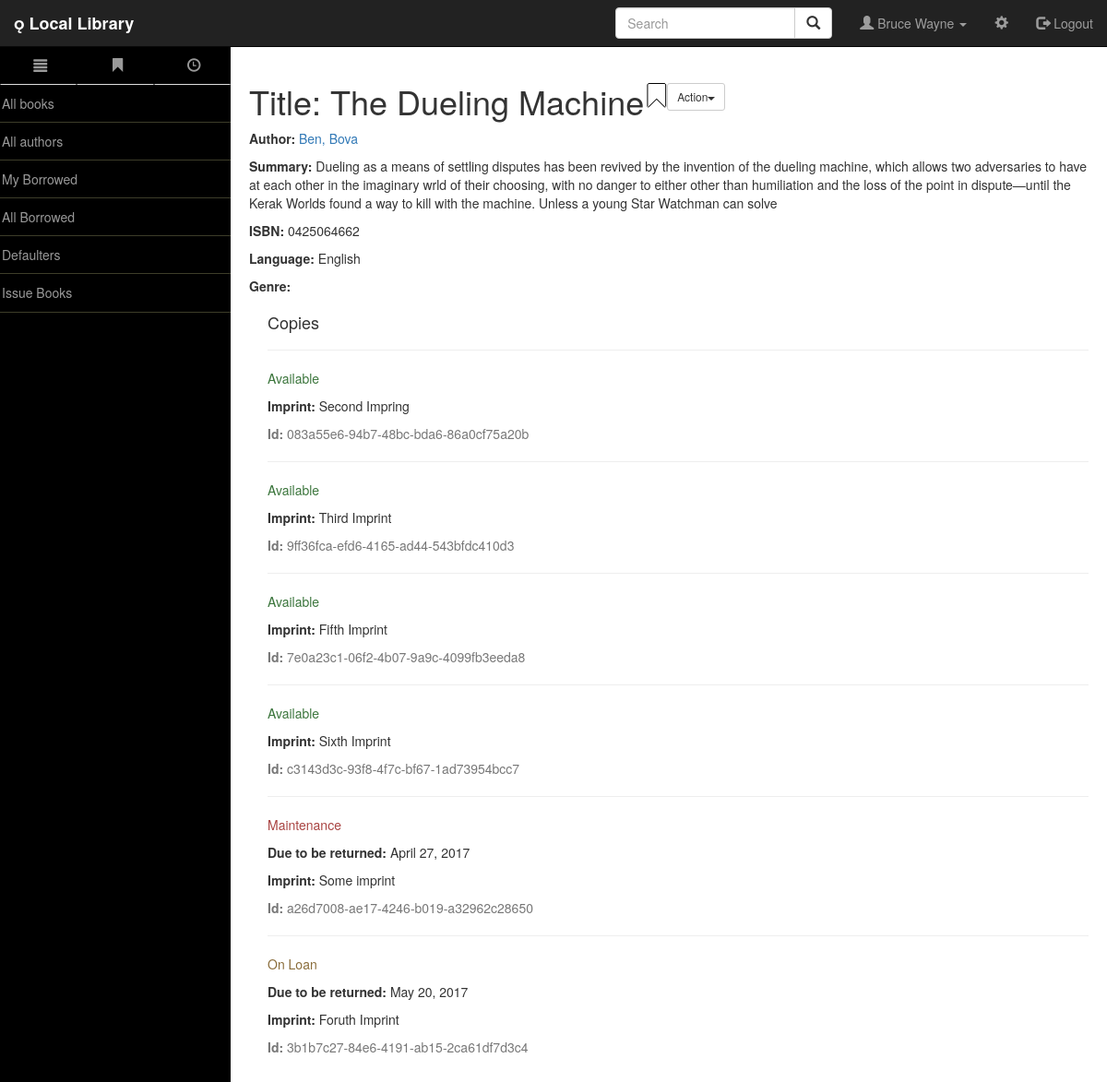
Screenshot of /catalog/book/1 (signed in) with the database file from the repository.
### catalog/models.py (models this page shows, shortened)
class Book(models.Model):
    title = models.CharField(max_length=200)
    author = models.ForeignKey("Author",on_delete=models.SET_NULL,null=True)
    summary = models.TextField(max_length=1000,help_text="Enter the brief description of book")
    isbn = models.CharField('ISBN',max_length=13,help_text='13 Character <a href="https://www.isbn-international.org/content/what-isbn">ISBN number</a>')
    genere = models.ManyToManyField('Genere',help_text='Select a genere for book')
    language = models.ForeignKey('Language', on_delete=models.SET_NULL, null=True)
    class Meta:
        __module__= '__name__'
    def display_genere(self):
        """
        Creates a string for the Genre. This is required to display genre in Admin.
        """
        return ", ".join([genere.name for genere in self.genere.all()[:3]])
    display_genere.short_description = 'Genere'
    def __str__(self):
        return self.title

class Author(models.Model):
    first_name = models.CharField(max_length=100)
    last_name = models.CharField(max_length=100)
    date_of_birth = models.DateField(null=True, blank=True)
    date_of_death = models.DateField('Died', null=True, blank=True)
    def __str__(self):
        return '%s, %s' % (self.last_name, self.first_name)

class Language(models.Model):
    name = models.CharField(max_length=200, help_text="Enter a the book's natural language (e.g. English, French, Japanese etc.)")
    def __str__(self):
        return self.name

class BookInstance(models.Model):
    id = models.UUIDField(primary_key=True,default=uuid.uuid4, help_text="Unique id for this particular book accross whole library")
    book = models.ForeignKey('Book',on_delete=models.SET_NULL, null=True)
    imprint = models.CharField(max_length=200)
    due_back = models.DateField(blank=True, null=True)
    borrower = models.ForeignKey(User,on_delete=models.SET_NULL,blank=True, null=True)
    LOAN_STATUS = (
        ('d', 'Maintenance'),
        ('o', 'On Loan'),
        ('a', 'Available'),
        ('r', 'Reserved'),
    )
    status = models.CharField(max_length=1,choices=LOAN_STATUS, default = 'd' ,blank=True, help_text='book availability')
    class Meta:
        permissions = (('can_mark_returned',"Set book as returned"),)
        ordering = ["due_back"]

### catalog/views.py (the view)
# urls.py: url(r'^book/(?P<pk>\d+)$',views.BooksDetailView.as_view(),name='book-detail'),
class BooksDetailView(LoginRequiredMixin,generic.DetailView):
    login_url = 'user_login'
    model = Book
    template_name = 'catalog/book_detail.html'

### catalog/templates/catalog/book_detail.html (shortened to what this page needs)
{% extends "base_generic.html" %}
{% load static %}
{% block content %}
  <table>
    <tr>
    <td>
      <h1>Title: {{ book.title }}</h1>
    </td>
    <td align='right'>
      {% if user.is_authenticated %}
        <a id="bookmarkme" href="javascript:void(0)" onclick="bookmarkme( '{{ book }}' )" title="bookmark"><span id="bookmarkicon" class="glyphicon glyphicon-bookmark" style="font-size: 25px;color:white;text-shadow: -1px 0 black, 0 1px black, 1px 0 black, 0 -1px black;"></span></a>
      {% endif %}
</td>
<td style="align: right;align:right">
        {% if user.is_staff %}
          <div class="dropdown">
    <button class="btn btn-default btn-sm dropdown-toggle" type="button" id="menu1" data-toggle="dropdown">Action<span class="caret"></span></button>
  </div>
      {% endif %}
</td>
    </tr>
  </table>
  <p><strong>Author:</strong> <a href="">{{ book.author }}</a></p>
  <p><strong>Summary:</strong> {{ book.summary }}</p>
  <p><strong>ISBN:</strong> {{ book.isbn }}</p>
  <p><strong>Language:</strong> {{ book.language }}</p>
  <p><strong>Genre:</strong> {% for genre in book.genre.all %} {{ genre }}{% if not forloop.last %}, {% endif %}{% endfor %}</p>
  <div style="margin-left:20px;margin-top:20px">
    <h4>Copies</h4>
    {% for copy in book.bookinstance_set.all %}
    <hr>
    <p class="{% if copy.status == 'a' %}text-success{% elif copy.status == 'd' %}text-danger{% else %}text-warning{% endif %}">{{ copy.get_status_display }}</p>
    {% if copy.status != 'a' %}<p><strong>Due to be returned:</strong> {{copy.due_back}}</p>{% endif %}
    <p><strong>Imprint:</strong> {{copy.imprint}}</p>
    <p class="text-muted"><strong>Id:</strong> {{copy.id}}</p>
    {% endfor %}
  </div>
{% endblock %}

### catalog/templates/base_generic.html (shortened to what this page needs)
<!DOCTYPE html>
<html lang="en">
<head>
    {% load static %}
    <link rel="stylesheet" href="https://maxcdn.bootstrapcdn.com/bootstrap/3.3.7/css/bootstrap.min.css">
    <link href="{% static 'css/bootstrap.min.css' %}" rel="stylesheet">
    <link href="{% static 'css/simple-sidebar.css' %}" rel="stylesheet">
    <link rel="stylesheet" type="text/css" href="//cdn.datatables.net/1.10.12/css/jquery.dataTables.min.css">
    <link rel="stylesheet" href="//cdnjs.cloudflare.com/ajax/libs/bootstrap-table/1.11.1/bootstrap-table.min.css">
</head>
<body style="padding-top: 50px;">
    <div id="wrapper" class='toggled'>
        <nav class="navbar navbar-inverse navbar-fixed-top">
            <div class="container-fluid">
                <div class="navbar-header">
                <b><a class="navbar-brand  glyphicon-book" href="{% url 'index' %}"> Local Library</a></b>
                </div>
                <ul class="nav navbar-nav navbar-right">
                    <form class="navbar-form navbar-left">
                        <div class="input-group">
                            <input type="text" id="query" class="form-control" placeholder="Search" list='search-items'>
                            <div class="input-group-btn">
                            <button class="btn btn-default" onclick="query_text()">
                                <i class="glyphicon glyphicon-search"></i>
                            </button>
                            </div>
                        </div>
                    </form>
                    {% if user.is_authenticated %}
                        <li>
                            <a class="dropdown-toggle" data-toggle="dropdown" href="#"><span class="glyphicon glyphicon-user"></span> {{ user.first_name }} {{ user.last_name }} <span class="caret"></span></a>
                        </li>
                    {% endif %}
                    <li><a href="#"><span class="glyphicon glyphicon-cog"></span></a></li>
                    <li><a href="{% url 'logout'%}"><span class="glyphicon glyphicon-log-out"></span> Logout</a></li>
                </ul>
            </div>
        </nav>
        <div id="sidebar-wrapper">
      {% block sidebar %}
      <ul class="sidebar-nav">
         <ul class="nav nav-tabs nav-justified">
            <li><a href="#" onclick="openCity('London')"><span class="glyphicon glyphicon-align-justify"></span></a></li>
            <li ><a href="#" onclick="openCity('Paris')"> <span class="glyphicon glyphicon-bookmark"></span></a></li>
            <li ><a href="#" onclick="openCity('Timeline')"> <span class="glyphicon glyphicon-time"></span></a></li>
        </ul>
        <div id="London" class="city">
                <li><a href="{% url 'book' %}">All books</a></li>
                <hr style="margin:0.05px; border-color:#3d3d29">
                <li><a href="{% url 'author' %}">All authors</a></li>
                <hr style="margin:0.05px; border-color:#3d3d29">
                {% if user.is_authenticated %}
                    <li><a href="{% url 'my-borrowed' %}">My Borrowed</a></li>
                    <hr style="margin:0.05px; border-color:#3d3d29">
                    {% if perms.catalog.can_mark_returned %}
                        <li><a href="{% url 'all-borrowed' %}">All Borrowed</a></li>
                        <hr style="margin:0.05px; border-color:#3d3d29">
                        <li><a href="{% url 'all-defaulters' %}">Defaulters</a></li>
                        <hr style="margin:0.05px; border-color:#3d3d29">
                        <li><a href="{% url 'all-defaulters' %}">Issue Books</a></li>
                        <hr style="margin:0.05px; border-color:#3d3d29">
                    {% endif %}
                {% else %}
                    <li><a href="{% url 'login'%}">Login</a></li>
                {% endif %}
          </div>
      </ul>
     {% endblock %}
        </div>
        <div id="page-content-wrapper">
            <div class="container-fluid">
                <div class="row">
                        {% block content %}{% endblock %}
                </div>
            </div>
        </div>
    </div>
</body>
</html>
  {% load static %}

### catalog/static/css/simple-sidebar.css (style rules this page uses)
body { padding-top: 70px; }
#wrapper { padding-left: 0; -webkit-transition: all 0.5s ease; -moz-transition: all 0.5s ease; -o-transition: all 0.5s ease; transition: all 0.5s ease; }
#wrapper.toggled { padding-left: 250px; }
#sidebar-wrapper { z-index: 1000; position: fixed; left: 250px; width: 0; height: 100%; margin-left: -250px; overflow-y: auto; background: #000; -webkit-transition: all 0.5s ease; -moz-transition: all 0.5s ease; -o-transition: all 0.5s ease; transition: all 0.5s ease; }
#wrapper.toggled #sidebar-wrapper { width: 250px; }
#page-content-wrapper { width: 100%; position: absolute; padding: 15px; }
#wrapper.toggled #page-content-wrapper { position: absolute; margin-right: -250px; }
.sidebar-nav { position: absolute; top: 0; width: 250px; margin: 0; padding: 0; list-style: none; align-content: center }
.sidebar-nav li { text-indent: 2px; line-height: 40px; }
.sidebar-nav li a { display: block; text-decoration: none; color: #999999; }
@media (min-width:768px) { #wrapper { padding-left: 0; } }
@media (min-width:768px) { #wrapper.toggled { padding-left: 250px; } }
@media (min-width:768px) { #sidebar-wrapper { width: 0; } }
@media (min-width:768px) { #wrapper.toggled #sidebar-wrapper { width: 250px; } }
@media (min-width:768px) { #page-content-wrapper { padding: 20px; position: relative; } }
@media (min-width:768px) { #wrapper.toggled #page-content-wrapper { position: relative; margin-right: 0; } }
.glyphicon { font-size: 15px; }

### rows the page displays
Book: title "The Dueling Machine", author "Ben, Bova", summary "Dueling as a means of settling disputes has been revived by the invention of the dueling machine, which allows two adversaries to have at each other in the imaginary wrld of their choosing, with no danger to either other than humiliation and the loss of the point in dispute—until the Kerak Worlds found a way to kill with the machine. Unless a young Star Watchman can solve", isbn "0425064662", language "English"
BookInstance: status "Available", imprint "Second Impring", id "083a55e6-94b7-48bc-bda6-86a0cf75a20b"
BookInstance: status "Available", imprint "Third Imprint", id "9ff36fca-efd6-4165-ad44-543bfdc410d3"
BookInstance: status "Available", imprint "Fifth Imprint", id "7e0a23c1-06f2-4b07-9a9c-4099fb3eeda8"
BookInstance: status "Available", imprint "Sixth Imprint", id "c3143d3c-93f8-4f7c-bf67-1ad73954bcc7"
BookInstance: status "Maintenance", due_back "April 27, 2017", imprint "Some imprint", id "a26d7008-ae17-4246-b019-a32962c28650"
BookInstance: status "On Loan", due_back "May 20, 2017", imprint "Foruth Imprint", id "3b1b7c27-84e6-4191-ab15-2ca61df7d3c4"

### other values shown
{{ user.first_name }} "Bruce"
{{ user.last_name }} "Wayne"
